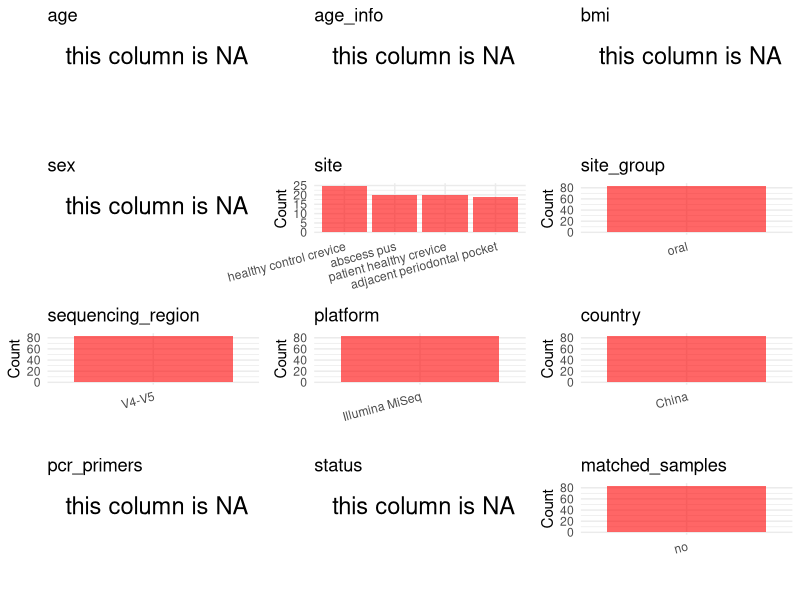

The R source for this figure: (Note: this script raises an error after producing the figure.)
## ---- chunk 1
# Load libraries
library(dplyr)
library(ggplot2)
library(cowplot)

# (1) Setting working directory
# EDIT HERE: change project_id for each study
project_id <- "PRJNA547446"

base_dir <- "/beegfs/huangxiaochang/global_oral/global-oral-microbiome/data/projects/"
setwd(file.path(base_dir, project_id))

# (2) Loading raw SRA metadata file
sra_file <- "SraRunTable.csv"
initial_meta <- read.csv("SraRunTable.csv", header = TRUE)

# (3) OPTIONAL: If extra metadata (e.g., Table.x or supplemental materials) are available from the article, you may need to merge the file with initial_meta manually. Below is example code for merging. Depending on the specific case of each study, you can customize the code as needed.
# supp_table <- read.csv("supplemental_table.csv", header = TRUE)
# initial_meta <- left_join(initial_meta, supp_table, by = merge_col_name)
## ---- chunk 2
# (1) Read the article in the following order: abstract, the beginning of the results section, and the methods. Understand the sample size, experimental design, and disease group overview. Clarify the sampling sites; for oral and gut samples, specify the exact sites like supragingival plaque, tongue, etc.

# (2) IMPORTANT: MUST go through each column of initial_meta
# head(initial_meta, 10)

# IMPORTANT: Check the unique values in the column of interest or query column.
# lapply(initial_meta[c('body_habitat', 'body_product', 'body_site')], table) # site
# table(initial_meta$host_subject_id) # subject id
# table(initial_meta$platform..exp.) # output is Illumina
# table(initial_meta$target_subfragment..exp.)
## ---- chunk 3
# (1) EDIT HERE: Parameter setup
# NOTE: This project has no lab control samples (blanks/positives) or non-human samples. Leave keywords empty to skip filtering.
control_column <- NA   # column name in initial_meta
# unique(initial_meta[[control_column]])  # uncomment to explore
control_keywords <- c()     # Enter exact keywords

species_column <- NA          # column name in initial_meta
# unique(initial_meta[[species_column]])  # uncomment to explore
non_human_keywords <- c()            # Enter exact keywords


# (2) Remove controls and non-human samples. DO NOT need to modify code in this part, just run it.
n_samples <- nrow(initial_meta)
# Control evaluation
if (length(control_keywords) > 0) {
  if (is.null(control_column) || control_column == "") {
    stop("Error: control_keywords provided but control_column is missing.")
  }

  if (!(control_column %in% colnames(initial_meta))) {
    stop(sprintf("Error: Column '%s' not found in initial_meta.", control_column))
  }

  control_pattern <- paste(control_keywords, collapse = "|")
  control_text <- initial_meta[[control_column]]
  is_control <- grepl(control_pattern, control_text)

} else {
  is_control <- rep(FALSE, n_samples)
}

# Non-human evaluation
if (length(non_human_keywords) > 0) {
  if (is.null(species_column) || species_column == "") {
    stop("Error: non_human_keywords provided but species_column is missing.")
  }

  if (!(species_column %in% colnames(initial_meta))) {
    stop(sprintf("Error: Column '%s' not found in initial_meta.", control_column))
  }

  non_human_pattern <- paste(non_human_keywords, collapse = "|")
  species_text <- initial_meta[[species_column]]
  is_non_human <- grepl(non_human_pattern, species_text)
} else {
  is_non_human <- rep(FALSE, n_samples)
}

# Execute removal
samples_to_remove <- is_control | is_non_human
initial_meta <- initial_meta[!samples_to_remove, ]

cat("Initial samples counts:",n_samples,"\n")
cat("Removed control samples:", sum(is_control), "\n")
cat("Removed non-human samples:", sum(is_non_human), "\n")
cat("Total samples removed ", sum(samples_to_remove), "\n")
cat("Remaining samples after Step 2:", nrow(initial_meta), "\n")
## ---- chunk 4
# Extract columns from initial_meta as follows:
# (1) No modification needed → extract directly.
# (2) Modification needed → create a column start with 'raw_' and mark the target column as "pending".
# (3) Need to find or determine based on the article.

metadata <- data.frame(
  bioproject = initial_meta$BioProject,
  sample_id = initial_meta$Run,
  raw_subject_id = initial_meta$Sample.Name,
  subject_id = "pending",
  age = NA,
  age_info = NA,
  bmi = NA,
  raw_sex = NA,
  sex = "pending",
  sequencing_region = "V4-V5",
  platform = initial_meta$Instrument,
  country = initial_meta$geo_loc_name_country,
  raw_site = initial_meta$isolate,
  site = "pending",
  site_group = "pending",
  public_time = initial_meta$ReleaseDate,
  raw_status = initial_meta$isolate,
  pcr_primers = NA,
  title = NA,
  disease_study = NA,
  status = "pending",
  matched_samples = "pending",
  is_time_series = "no",
  stringsAsFactors = FALSE
)

metadata$public_time <- as.Date(metadata$public_time)
## ---- chunk 5
# (1) Handle the columns with the `raw_` prefix.
# IMPORTANT: Add comments if the modification is not straightforward!!
metadata$sex <- NA_character_

# Map status based on site: abscess pus + adjacent periodontal pocket
# are from periodontal abscess patients; patient healthy crevice is from
# periodontitis patients (no abscess); healthy control crevice is HC.
metadata$status <- case_when(
  metadata$site %in% c("abscess pus", "adjacent periodontal pocket") ~ "periodontal abscess",
  metadata$site == "patient healthy crevice" ~ "periodontitis",
  metadata$site == "healthy control crevice" ~ "HC",
  TRUE ~ NA_character_
)

# Remap site from isolate column (which encoded site and health status); remapped to site names
metadata <- metadata %>% mutate(site = case_when(
  raw_site == "periodontal abscess" ~ "abscess pus",
  raw_site == "periodontal pocket" ~ "adjacent periodontal pocket",
  raw_site == "periodontal patient control" ~ "patient healthy crevice",
  raw_site == "periodontal health control" ~ "healthy control crevice",
  TRUE ~ raw_site
))

# Remove group suffix from subject_id (e.g., "052004A_Pocket" → "052004A")
metadata$subject_id <- gsub("_.*$", "", metadata$raw_subject_id)

metadata$title <- "Microbiota in Human Periodontal Abscess Revealed by 16S rDNA Sequencing"
metadata$disease_study <- "yes"

## ---- chunk 6
# (2) Filling the 'site_group' and 'matched_samples' columns
# editing site_group
unique(metadata$site)
# EDIT HERE: add oral sites
Oral_site = c("saliva", "mouth", "tongue coating", "supragingival plaque", "subgingival plaque", "oral swab", "denture", "tooth", "abscess pus", "adjacent periodontal pocket", "patient healthy crevice", "healthy control crevice", "gingival crevicular fluid", "subgingival plaque")
# EDIT HERE: add gut sites
Gut_site = c("feces", "stool")
# just run
metadata <- metadata %>%
  mutate(site_group = case_when(
    site %in% Oral_site ~ "oral",
    site %in% Gut_site ~ "gut",
    TRUE ~ "other"
  ))

# editing matched_samples, just run.
metadata$matched_samples <- ifelse(
  ave(metadata$subject_id, metadata$subject_id, FUN = length) > 1,
  "yes",
  "no"
)
## ---- chunk 7
# (3) check if there is pending value in metadata. If there is pending value, go on modify the metadata.
# Function to check if a column contains "pending"
has_pending <- function(col) {
  if (is.character(col) || is.factor(col)) {
    any(col == "pending", na.rm = TRUE)
  } else {
    FALSE
  }
}

# Check for any pending value
any_pending_value <- any(sapply(metadata, has_pending))

if (!any_pending_value) {
  message("Good! No cell contains the value 'pending'.")
} else {
  pending_cols <- names(metadata)[sapply(metadata, has_pending)]
  message("Columns containing 'pending': ", paste(pending_cols, collapse = ", "))
  message("Please continue to resolve these pending columns!")
}
## ---- chunk 8
# Select columns for visualization, just run
plot_data <- metadata %>%
  select(-bioproject, -sample_id, -subject_id, -title)

create_simple_plots <- function(data) {
  plots <- list()
  continuous_vars <- c("age", "bmi")

  for (col in colnames(data)) {
    if (all(is.na(data[[col]]))) {
      p <- ggplot() +
        annotate("text", x = 0.5, y = 0.5, label = "this column is NA", size = 6) +
        labs(title = col) +
        theme_void()
    } else if (col %in% continuous_vars && is.numeric(data[[col]])) {
      p <- ggplot(data, aes(x = .data[[col]])) +
        geom_histogram(fill = "blue", alpha = 0.6, bins = 20, na.rm = TRUE) +
        labs(title = col, x = col, y = "Count") +
        theme_minimal()
    } else {
      count_data <- as.data.frame(table(data[[col]], useNA = "ifany"))
      p <- ggplot(count_data, aes(x = reorder(Var1, -Freq), y = Freq)) +
        geom_col(fill = "red", alpha = 0.6) +
        labs(title = col, x = NULL, y = "Count") +
        theme_minimal() +
        theme(axis.text.x = element_text(angle = 15, hjust = 1))
    }
    plots[[col]] <- p
  }

  return(plots)
}

# Generate and arrange plots
plots <- create_simple_plots(plot_data)
p <- plot_grid(plots$age,
               plots$age_info,
               plots$bmi,
               plots$sex,
               plots$site,
               plots$site_group,
               plots$sequencing_region,
               plots$platform,
               plots$country,
               plots$pcr_primers,
               plots$status,
               plots$matched_samples,
               ncol = 3, align = "hv", axis = "lb")
ggsave("Metadata_Summary.png", plot = p, width = 8, height = 6, dpi = 150)
## ---- chunk 9
# Insert Metadata_Summary.png into the current Rmd output
knitr::include_graphics("Metadata_Summary.png")
## ---- chunk 10
# Reorder the data frame
fixed_cols <- c("bioproject", "sample_id", "subject_id", "age", "age_info",
                "bmi", "sex", "platform", "sequencing_region", "pcr_primers",
                "country", "site", "site_group", "disease_study", "status",
                "title", "public_time", "matched_samples", "is_time_series")
metadata <- metadata %>%
  select(all_of(fixed_cols), everything())

# save metadata
# head(metadata)
write.csv(metadata, file = "metadata_v2.csv", quote = TRUE, row.names = FALSE)
